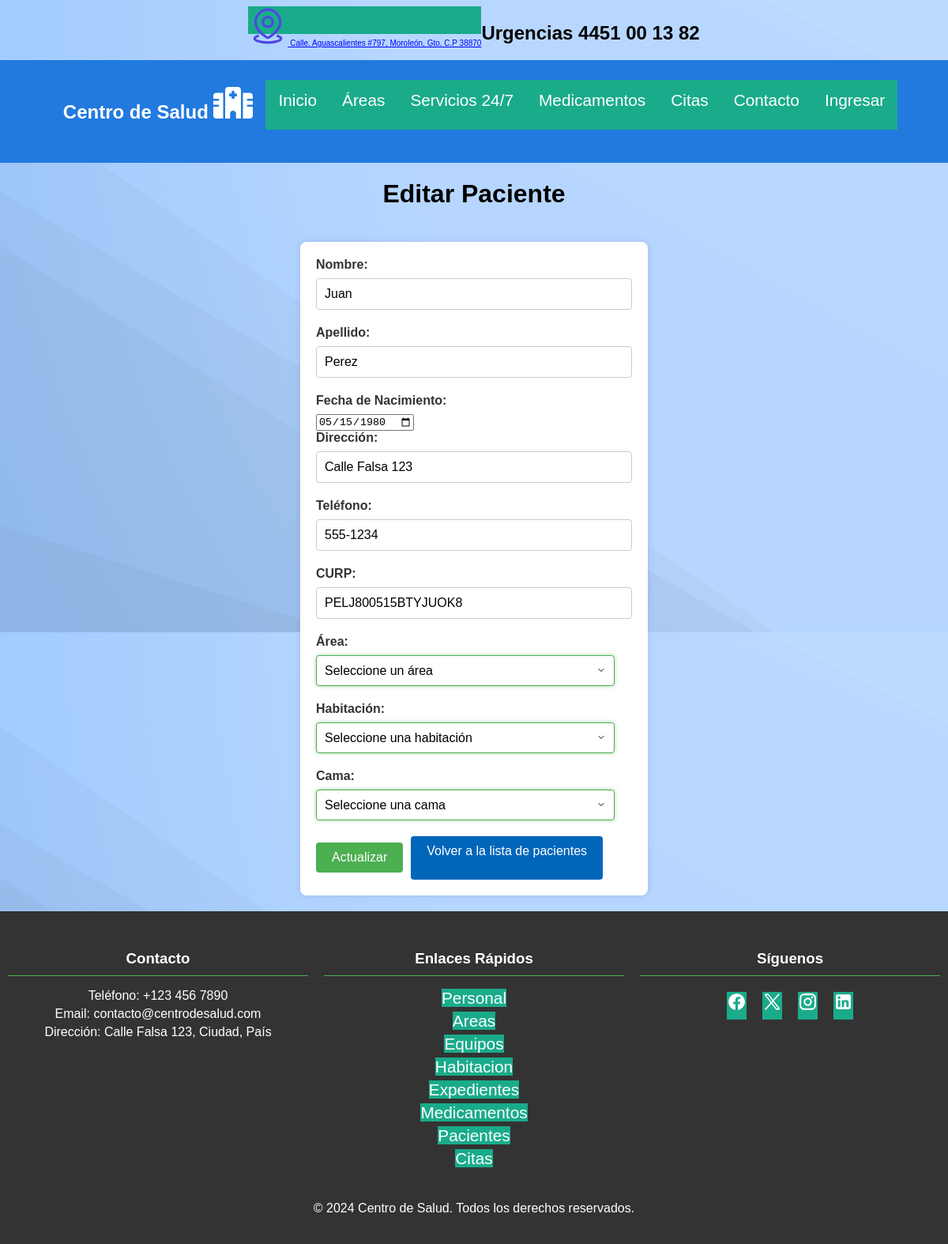
The app's page /editar_paciente.php?id=1 with its own data.
### tables this page shows
CREATE TABLE Pacientes (
    id_paciente INT AUTO_INCREMENT PRIMARY KEY,
    nombre VARCHAR(100),
    apellido VARCHAR(100),
    fecha_nacimiento DATE,
    direccion VARCHAR(255),
    telefono VARCHAR(20),
    id_cama INT,
    FOREIGN KEY (id_cama) REFERENCES Camas(id_cama)
);

### editar_paciente.php (the view, shortened to what this page needs)
<!DOCTYPE html>
<html lang="en">
<head>
    <link rel="stylesheet" href="css/style.css">
</head>
<body>
    <?php include 'assets/header.php'; ?>
    <h1>Editar Paciente</h1>
    <?php
    include 'includes/conexion.php';
    $id_paciente = intval($_GET['id']);
    $sql_paciente = "SELECT * FROM pacientes WHERE id_paciente = ?";
    $stmt_paciente = $conn->prepare($sql_paciente);
    $stmt_paciente->bind_param("i", $id_paciente);
    $stmt_paciente->execute();
    $resultado_paciente = $stmt_paciente->get_result();
    $paciente = $resultado_paciente->fetch_assoc();
    ?>
    <form action="procesar_editar_paciente.php" method="post">
        <label for="nombre">Nombre:</label>
        <input type="text" id="nombre" name="nombre" value="<?php echo htmlspecialchars($paciente['nombre']); ?>" required>
        <label for="apellido">Apellido:</label>
        <input type="text" id="apellido" name="apellido" value="<?php echo htmlspecialchars($paciente['apellido']); ?>" required>
        <label for="fecha_nacimiento">Fecha de Nacimiento:</label>
        <input type="date" id="fecha_nacimiento" name="fecha_nacimiento" value="<?php echo htmlspecialchars($paciente['fecha_nacimiento']); ?>" required>
        <label for="direccion">Dirección:</label>
        <input type="text" id="direccion" name="direccion" value="<?php echo htmlspecialchars($paciente['direccion']); ?>" required>
        <label for="telefono">Teléfono:</label>
        <input type="text" id="telefono" name="telefono" value="<?php echo htmlspecialchars($paciente['telefono']); ?>" required>
        <label for="curp">CURP:</label>
        <input type="text" id="curp" name="curp" value="<?php echo htmlspecialchars($paciente['CURP']); ?>" required>
        <label for="id_area">Área:</label>
        <select id="id_area" name="id_area" required onchange="cargarHabitaciones(this.value)">
            <option value="">Seleccione un área</option>
        </select>
        <label for="id_habitacion">Habitación:</label>
        <select id="id_habitacion" name="id_habitacion" required onchange="cargarCamas(this.value)">
            <option value="">Seleccione una habitación</option>
        </select>
        <label for="id_cama">Cama:</label>
        <select id="id_cama" name="id_cama" required>
            <option value="">Seleccione una cama</option>
        </select>
        <div class="inputdiv">
            <input type="submit" value="Actualizar">
            <a href="pacientes.php">Volver a la lista de pacientes</a>
        </div>
    </form>
</body>
</html>

### css/style.css (style rules this page uses)
body { display: flex; flex-direction: column; min-height: 100vh; justify-content: center; align-items: center; font-family: Arial, sans-serif; margin: 0; }
a { background:#1AAB8A; color:#fff; border:none; position:relative; height:35px; font-size:1.3em; padding:0 0em; cursor:pointer; transition:800ms ease all; outline:none; }
a:before,a:after { content:''; position:absolute; top:0; right:0; height:2px; width:0; background: #1AAB8A; transition:400ms ease all; }
a:after { right:inherit; top:inherit; left:0; bottom:0; }
footer { width: 100%; background-color: #333; color: white; padding: 20px 0; text-align: center; }
footer .container { display: flex; flex-wrap: wrap; justify-content: space-around; max-width: 1366px; margin: 0 auto; }
footer .column { flex: 1; margin: 10px; min-width: 200px; }
footer h3 { border-bottom: 1px solid #4CAF50; padding-bottom: 10px; margin-bottom: 10px; }
footer ul { list-style-type: none; padding: 0; }
footer ul li { margin: 5px 0; }
footer ul li a { color: white; text-decoration: none; }
footer .social-icons { display: flex; justify-content: center; margin: 20px 0; }
footer .social-icons a { color: white; text-decoration: none; margin: 0 10px; font-size: 24px; }
form { font-family: Arial, sans-serif; background-color: #fff; padding: 20px; border-radius: 8px; box-shadow: 0 0 10px rgba(0, 0, 0, 0.1); width: 100%; max-width: 400px; margin: 20px; }
form label { display: block; margin-bottom: 8px; font-weight: bold; color: #333; }
form input[type="email"], form input[type="password"], form input[type="datetime-local"], form input[type="text"], form input[type="number"], form input[type="file"], form select, form textarea { width: calc(100% - 22px); padding: 10px; margin-bottom: 20px; border: 1px solid #ccc; border-radius: 4px; font-size: 16px; }
form select { appearance: none; background-color: #fff; background-size: 12px; }
form select:required, form textarea:focus { border-color: #4CAF50; box-shadow: 0 0 5px rgba(76, 175, 80, 0.5); outline: none; }
.inputdiv { display: flex; align-items: center; gap: 10px; }
input[type="submit"], .inputdiv a { padding: 10px 20px; text-decoration: none; color: #fff; background-color: #4CAF50; border: none; border-radius: 4px; cursor: pointer; font-size: 16px; text-align: center; }
.inputdiv a { background-color: #0066ba; }

### records on screen
pacientes: nombre "Juan", apellido "Perez", fecha_nacimiento "05/15/1980", direccion "Calle Falsa 123", telefono "555-1234", curp "PELJ800515BTYJUOK8"
